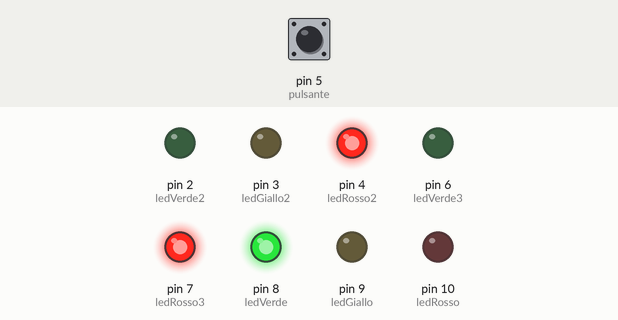
This sketch was run on a simulated Arduino Uno, built with avr-gcc and run on an emulated ATmega328P. Parts: output pins drawn as LEDs (lit = HIGH). The test bench sets the inputs (shaded band); at power-on: pin 5 (pulsante) HIGH.

Above: at 1.2 s.
1.3 s: pin 5 (pulsante) pulled LOW for 0.15 s
At 5.6 s:
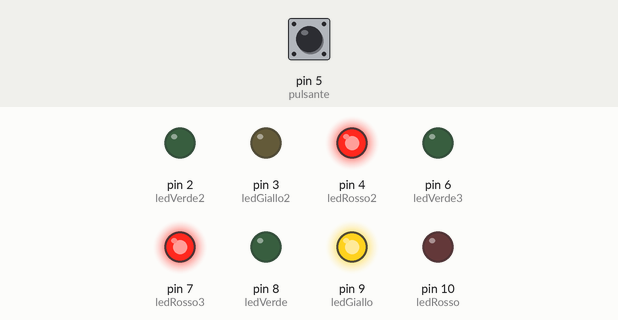
At 8.3 s:
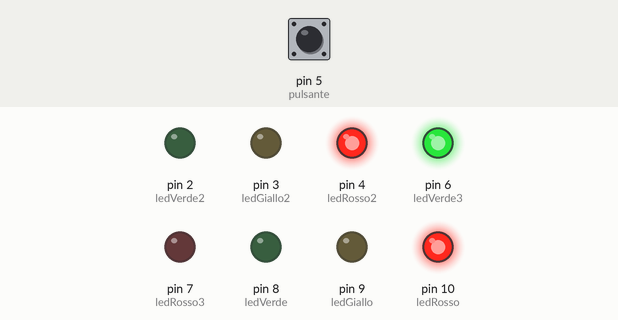
Timing chart, 0 to 25.5 s (numbered marks = the images above; inputs shaded):
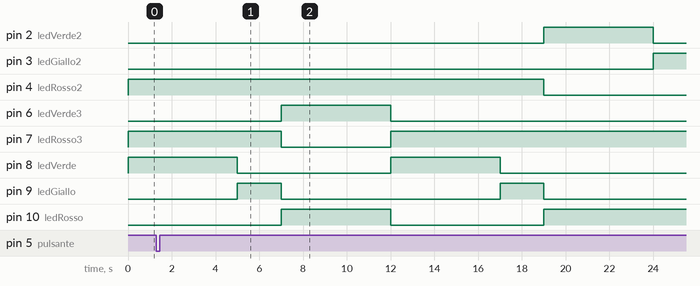

Measured:
- after the input at 1.3 s, pin 6 (ledVerde3): LOW → HIGH after 5.7 s, → LOW 5.0 s later; pin 7 (ledRosso3): HIGH → LOW after 5.7 s, → HIGH 5.0 s later
- by itself, pin 9 (ledGiallo): alternates HIGH for 2.0 s and LOW for 10.0 s

The sketch:

Impianto_Semaforico.ino
```cpp
const int ledRosso = 10;
const int ledGiallo = 9;
const int ledVerde = 8;

const int ledRosso2 = 4;
const int ledGiallo2 = 3;
const int ledVerde2 = 2;

const int ledRosso3 = 7;
const int ledVerde3 = 6;

const int pulsante = 5;

bool richiesta = false;
unsigned long inizio = 0;
int statoSemaforo = 0;

void setup()
{
    pinMode(ledRosso, OUTPUT);
    pinMode(ledGiallo, OUTPUT);
    pinMode(ledVerde, OUTPUT);

    pinMode(ledRosso2, OUTPUT);
    pinMode(ledGiallo2, OUTPUT);
    pinMode(ledVerde2, OUTPUT);

    pinMode(ledRosso3, OUTPUT);
    pinMode(ledVerde3, OUTPUT);

    pinMode(pulsante, INPUT_PULLUP);

    digitalWrite(ledVerde, HIGH);
    digitalWrite(ledRosso2, HIGH);

    digitalWrite(ledGiallo, LOW);
    digitalWrite(ledGiallo2, LOW);
    digitalWrite(ledVerde2, LOW);

    digitalWrite(ledRosso3, HIGH);
    digitalWrite(ledVerde3, LOW);

    inizio = millis();
}

void loop()
{

    if (digitalRead(pulsante) == LOW)
    {
        richiesta = true;
    }

    unsigned long ora = millis();

    switch (statoSemaforo)
    {

    case 0: // Semaforo 1 verde
        if (ora - inizio >= 5000)
        {
            digitalWrite(ledVerde, LOW);
            digitalWrite(ledGiallo, HIGH);
            inizio = ora;
            statoSemaforo = 1;
        }
        break;

    case 1:
        if (ora - inizio >= 2000)
        {
            digitalWrite(ledGiallo, LOW);
            digitalWrite(ledRosso, HIGH);

            if (richiesta)
            {
                digitalWrite(ledRosso2, HIGH);
                digitalWrite(ledRosso3, LOW);
                digitalWrite(ledVerde3, HIGH);

                inizio = ora;
                statoSemaforo = 4;
            }
            else
            {
                digitalWrite(ledRosso2, LOW);
                digitalWrite(ledVerde2, HIGH);

                inizio = ora;
                statoSemaforo = 2;
            }
        }
        break;

    case 2:
        if (ora - inizio >= 5000)
        {
            digitalWrite(ledVerde2, LOW);
            digitalWrite(ledGiallo2, HIGH);
            inizio = ora;
            statoSemaforo = 3;
        }
        break;

    case 3:
        if (ora - inizio >= 2000)
        {
            digitalWrite(ledGiallo2, LOW);
            digitalWrite(ledRosso2, HIGH);

            if (richiesta)
            {
                digitalWrite(ledRosso, HIGH);
                digitalWrite(ledRosso3, LOW);
                digitalWrite(ledVerde3, HIGH);

                inizio = ora;
                statoSemaforo = 4;
            }
            else
            {
                digitalWrite(ledRosso, LOW);
                digitalWrite(ledVerde, HIGH);

                inizio = ora;
                statoSemaforo = 0;
            }
        }
        break;

    case 4:
        if (ora - inizio >= 5000)
        {
            digitalWrite(ledVerde3, LOW);
            digitalWrite(ledRosso3, HIGH);

            digitalWrite(ledRosso, LOW);
            digitalWrite(ledVerde, HIGH);
            digitalWrite(ledRosso2, HIGH);

            richiesta = false;
            inizio = ora;
            statoSemaforo = 0;
        }
        break;
    }
}
```
